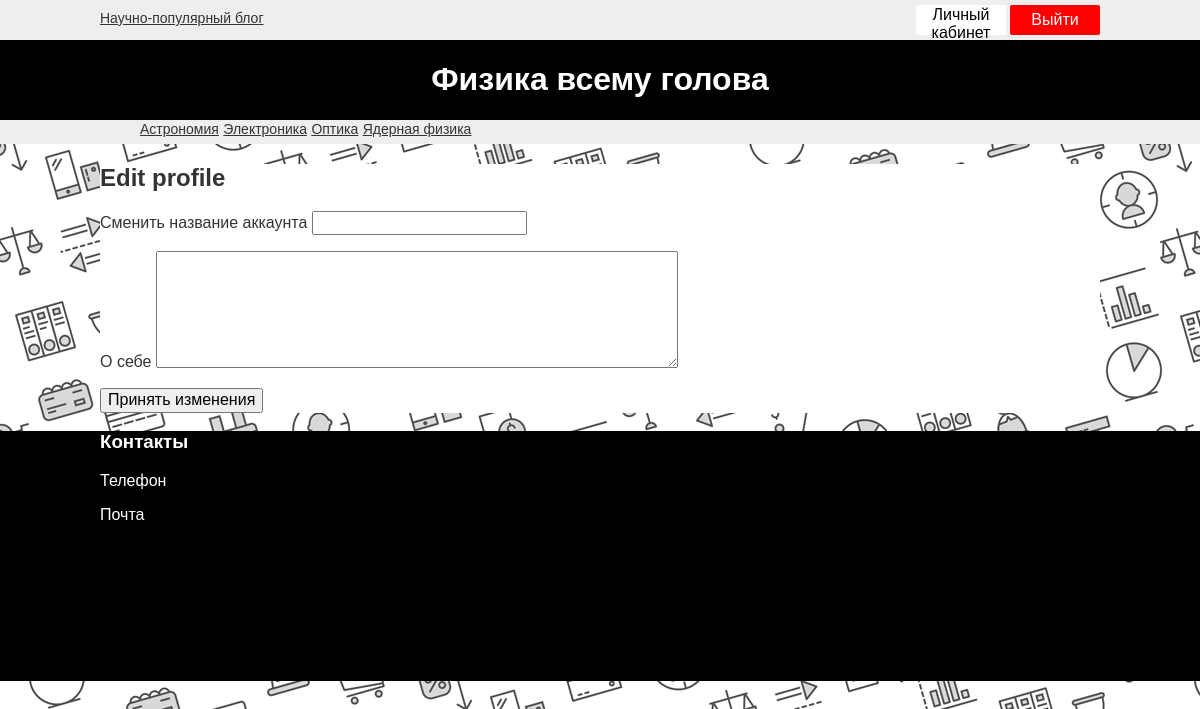
Screenshot of /profile_settings (signed in) with the database file from the repository.
### app.py (models this page shows, shortened)
class Genres(db.Model):
    genre_id = db.Column(db.Integer, primary_key=True)
    name_genre = db.Column(db.String(30), unique=True)
    urls = db.Column(db.String(150))

### app.py (the view, shortened to what this page needs)
@app.route('/profile_settings', methods=['GET', 'POST'])
@login_required
def profile_settings():
    return render_template('profile_settings.html', genres=db.session.query(Genres).all())

### app.py (called while the page is built)
@app.before_request
def before_request():
    if current_user.is_authenticated:
        current_user.last_seen = datetime.utcnow()
        db.session.commit()

@login.user_loader
def load_user(id):
    return Users.query.get(int(id))

### templates/profile_settings.html
{% extends 'base.html' %}
{% block main %}
<h2>Edit profile</h2>
<form action="" method="post">
    <p>
        <label>Сменить название аккаунта</label>
        <input type="text" name="account_change">
    </p>
    <p>
        <label>О себе</label>
        <textarea name="about" rows="6" cols="54"></textarea>
    </p>
    <p>
        <input type="submit" value="Принять изменения">
    </p>
</form>
{% endblock %}

### templates/base.html (shortened to what this page needs)
<!DOCTYPE html>
<html lang="en">
<head>
    <link type="text/css" href="{{ url_for('static', filename='css/header.css')}}" rel="stylesheet">
    <link type="text/css" href="{{ url_for('static', filename='css/footer.css')}}" rel="stylesheet">
    <link type="text/css" href="{{ url_for('static', filename='css/common.css')}}" rel="stylesheet">
    <link type="text/css" href="{{ url_for('static', filename='css/normalize.css')}}" rel="stylesheet">
</head>
<body>
    <header class="header">
        <div class="top-header-bar">
            <div class="box">
                <a href="{{ url_for('home') }}" class="science-pop">Научно-популярный блог</a>
                {% if current_user.is_anonymous %}
                <a href= "{{ url_for('login') }}">
                    <button class="btn btn-login">Войти</button>
                </a>
                <a href="{{ url_for('register') }}">
                    <button class="btn btn-home">Регистрация</button>
                </a>
                {% else %}
                <a href= "{{ url_for('logout') }}">
                    <button class="btn btn-logout">Выйти</button>
                </a>
                <a href="{{ url_for('profile', username=current_user.name) }}">
                    <button class="btn btn-home">Личный кабинет</button>
                </a>
                {% endif %}
            </div>
        </div>
        <h1 class="main-header">Физика всему голова</h1>
        <div class="navigation-bar">
            <nav class="navigation box">
                <ul class="genres">
                    {% for genre in genres %}
                    <li class="genre">
                        <a href="{{ url_for(genre.urls) }}">{{genre.name_genre}}</a>
                    </li>
                    {% endfor %}
                </ul>
            </nav>
        </div>
    </header>
    <main class="box">
        {% block main %}{% endblock %}
    </main>
    <footer class="footer">
        <div class="box">
            <h3>Контакты</h3>
            <p>Телефон</p>
            <p>Почта</p>
        </div>
    </footer>
</body>
</html>

### static/css/header.css (style rules this page uses)
.header { background-color: #000; background-size: 1000px auto; position: relative; margin: 0; }
.top-header-bar { height: 30px; padding: 5px 10px; background-color: #f0eded; }
.science-pop { float: left; margin: 0; margin-top: 5px; font-size: 14px; }
.btn { float: right; margin: 0; border: none; border-radius: 2px; height: 30px; width: 90px; }
.btn-home { background-color: white; color: black; margin-right: 4px; }
.btn-logout { background-color: red; color: white; }
.main-header { color: #fff; text-align: center; }
.navigation-bar { height: 24px; margin: 0; background-color: #f0eded; }
.genres { margin: 0; }
.genre { display: inline-block; list-style-type: none; font-size: 14px; }

### static/css/footer.css (style rules this page uses)
.footer { background-color: #000; min-height: 250px; color: #fff; }

### static/css/common.css (style rules this page uses)
body { color: #333; font-family: ‘Muli’, sans-serif; background-image: url('img/pattern.png'); }
main { background: white; }
.box { margin: 0 auto; width: 1000px; }
a { color: #333; }

### rows the page displays
Genres: name_genre "Астрономия"
Genres: name_genre "Электроника"
Genres: name_genre "Оптика"
Genres: name_genre "Ядерная физика"
